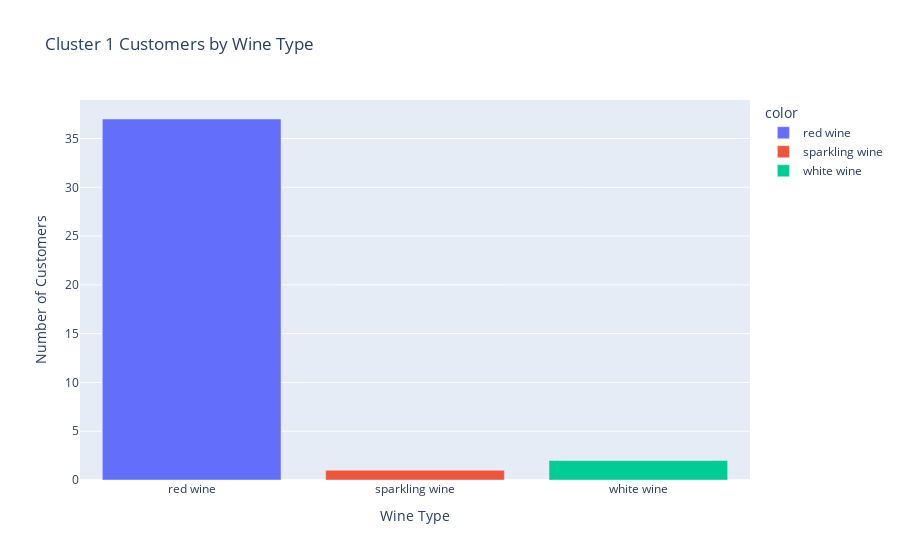

The notebook cell this image was saved under:
### Markdown cell above
For Cluster 1, sparkling wine seems to be winning over this lot.

### Code cell
cluster_2 = pd.DataFrame()
cluster_2["num"] = df[df["cluster"] == 2].sum()[:-3]
cluster_2["varietal"] = cluster_2.index.astype(int).map(rename)
cluster_2["wine_type"] = cluster_2["varietal"].map(wine_type)
cluster_2.sort_values("num", ascending=False)

cluster_2_totals = cluster_2.groupby(["wine_type"])["num"].sum()

bar_2 = px.bar(
    x= cluster_2_totals.index,
    y= cluster_2_totals.values,
    color= cluster_2_totals.index,
    title="Cluster 1 Customers by Wine Type" 
)
bar_2.update_layout(
    xaxis_title = "Wine Type",
    yaxis_title = "Number of Customers"
)
bar_2.show()

### Figure 1 — Plotly figure (JSON) as saved in the notebook; plotly's stock layout.template omitted (floating-point values rounded to 4 significant figures)
{"data": [{"alignmentgroup": "True", "hovertemplate": "color=red wine<br>x=%{x}<br>y=%{y}<extra></extra>", "legendgroup": "red wine", "marker": {"color": "#636efa"}, "name": "red wine", "offsetgroup": "red wine", "orientation": "v", "showlegend": true, "textposition": "auto", "type": "bar", "x": ["red wine"], "xaxis": "x", "y": [37], "yaxis": "y"}, {"alignmentgroup": "True", "hovertemplate": "color=sparkling wine<br>x=%{x}<br>y=%{y}<extra></extra>", "legendgroup": "sparkling wine", "marker": {"color": "#EF553B"}, "name": "sparkling wine", "offsetgroup": "sparkling wine", "orientation": "v", "showlegend": true, "textposition": "auto", "type": "bar", "x": ["sparkling wine"], "xaxis": "x", "y": [1], "yaxis": "y"}, {"alignmentgroup": "True", "hovertemplate": "color=white wine<br>x=%{x}<br>y=%{y}<extra></extra>", "legendgroup": "white wine", "marker": {"color": "#00cc96"}, "name": "white wine", "offsetgroup": "white wine", "orientation": "v", "showlegend": true, "textposition": "auto", "type": "bar", "x": ["white wine"], "xaxis": "x", "y": [2], "yaxis": "y"}], "layout": {"barmode": "relative", "legend": {"title": {"text": "color"}, "tracegroupgap": 0}, "title": {"text": "Cluster 1 Customers by Wine Type"}, "xaxis": {"anchor": "y", "domain": [0, 1], "title": {"text": "Wine Type"}}, "yaxis": {"anchor": "x", "domain": [0, 1], "title": {"text": "Number of Customers"}}}}
